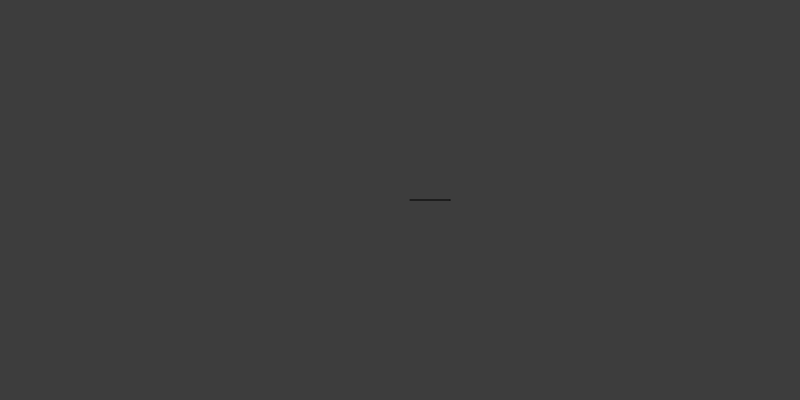
Frame 1 (no input)
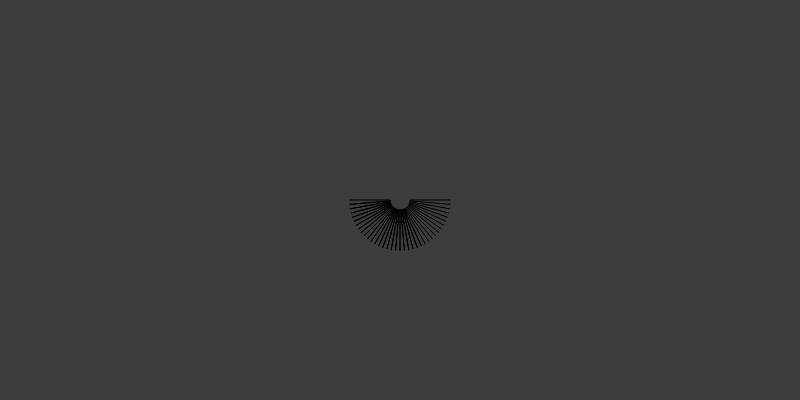
Frame 60 (no input)
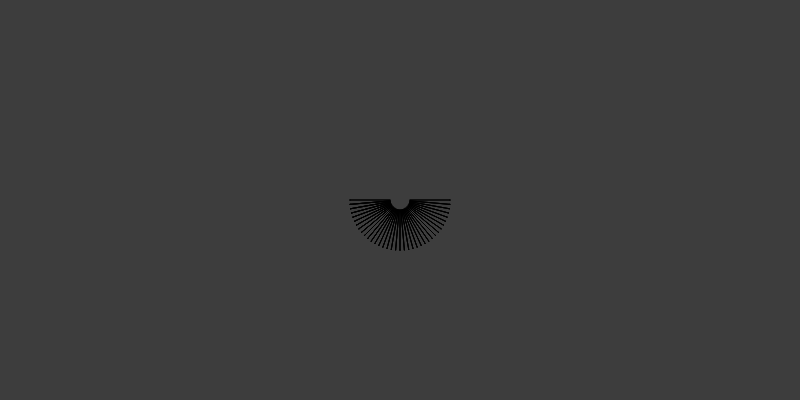
Frame 120 (the mouse pressed at the canvas centre since frame 60)

The p5.js sketch that drew these frames (run headless with seeded random() and noise() and a simulated clock; from frame 60 on, the mouse is pressed at the canvas centre):

// p5.js sketch
// ── sketch.js
let x = 50;
let y = 50;
let a = 0;
let x1;
let y1;
let x2;
let y2;

function setup() {
  createCanvas(800, 400);
  background(61);
}

function draw() {
  translate(width / 2, height / 2)
  walk();
  show();
}

function walk() {

 // x++
  //let xmod = x % 40
  let r = 50
  
  

     x1 = (r * cos(a))
    y1 = abs(r * sin(a))
    x2 = (10 * cos(a))
    y2 = abs(10 * sin(a)) 
  
  a += PI/36
  console.log(x1)
  x = constrain(x, -width, width - 1);
  y = constrain(y, 0, height - 1);

}

function show() {

  point(x1,y1)
  line(x1, y1, x2, y2)
  // line(x,y,x,y+30)
  noFill()
}
